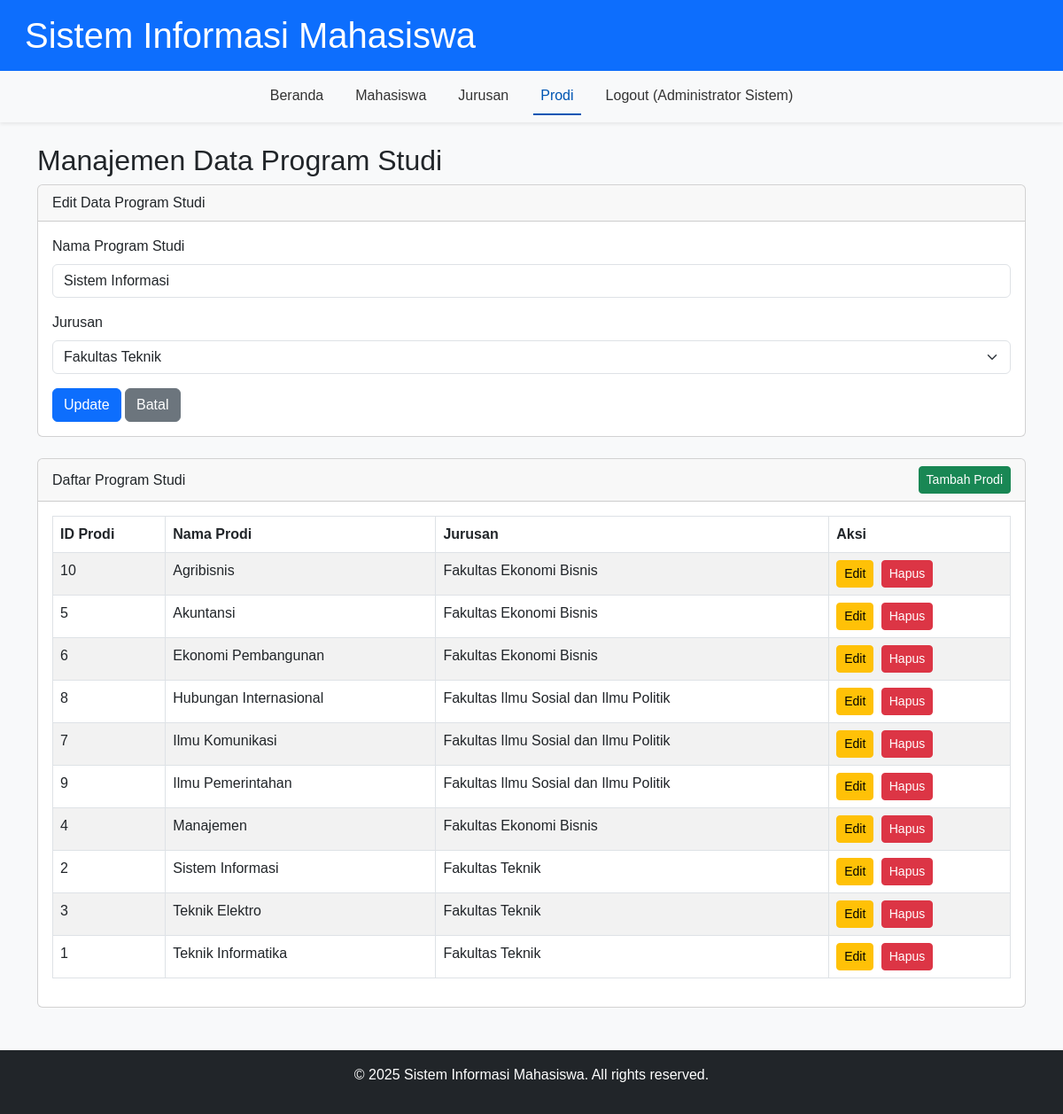
The page /prodi.php?action=edit&id=2 (signed in) on the database its author committed.
### tables this page shows
CREATE TABLE `users` (
  `userId` varchar(30) NOT NULL,
  `passw` varchar(100) NOT NULL,
  `nama` varchar(50) NOT NULL
);

CREATE TABLE `prodi` (
  `id_prodi` int(2) NOT NULL,
  `nama_prodi` varchar(40) NOT NULL,
  `id_jurusan` int(2) NOT NULL
);

CREATE TABLE `jurusan` (
  `id_jurusan` int(2) NOT NULL,
  `nama_jurusan` varchar(100) NOT NULL
);

### functions.php (called while the page is built, shortened)
<?php
function sanitize_input($conn, $data) {
    $data = trim($data);
    $data = stripslashes($data);
    $data = htmlspecialchars($data);
    return $conn->real_escape_string($data);
}
function is_logged_in() {
    return isset($_SESSION['user_id']);
}
function get_current_user_name() {
    global $conn;
    if (is_logged_in()) {
        $stmt = $conn->prepare("SELECT nama FROM users WHERE userId = ?");
        $stmt->bind_param("s", $_SESSION['user_id']);
        $stmt->execute();
        $result = $stmt->get_result();
        if ($result->num_rows === 1) {
            $row = $result->fetch_assoc();
            return $row['nama'];
        }
    }
    return 'Tamu';
}
?>

### prodi.php (the view, shortened to what this page needs)
<?php
include 'config.php';
include 'functions.php';
include 'header.php';
$action = isset($_GET['action']) ? sanitize_input($conn, $_GET['action']) : 'read';
$jurusan_list = [];
$result_jurusan = $conn->query("SELECT id_jurusan, nama_jurusan FROM jurusan ORDER BY nama_jurusan");
while ($row = $result_jurusan->fetch_assoc()) {
    $jurusan_list[] = $row;
}
$prodi_data = [];
if ($action === 'edit') {
    $id_prodi_edit = (int)$_GET['id'];
    $stmt = $conn->prepare("SELECT * FROM prodi WHERE id_prodi = ?");
    $stmt->bind_param("i", $id_prodi_edit);
    $stmt->execute();
    $result = $stmt->get_result();
    if ($result->num_rows === 1) {
        $prodi_data = $result->fetch_assoc();
    } else {
        $message = "Data program studi tidak ditemukan.";
        $message_type = "danger";
        $action = 'read';
    }
}
?>
<h2>Manajemen Data Program Studi</h2>
<?php if ($action === 'add' || $action === 'edit'): ?>
    <div class="card mb-4">
        <div class="card-header">
            <?= ($action === 'add') ? 'Tambah Data Program Studi Baru' : 'Edit Data Program Studi' ?>
        </div>
        <div class="card-body">
            <form action="prodi.php" method="POST">
                <div class="mb-3">
                    <label for="nama_prodi" class="form-label">Nama Program Studi</label>
                    <input type="text" class="form-control" id="nama_prodi" name="nama_prodi" value="<?= ($action === 'edit') ? htmlspecialchars($prodi_data['nama_prodi']) : '' ?>" required>
                </div>
                <div class="mb-3">
                    <label for="id_jurusan" class="form-label">Jurusan</label>
                    <select class="form-select" id="id_jurusan" name="id_jurusan" required>
                        <?php foreach ($jurusan_list as $jurusan): ?>
                            <option value="<?= $jurusan['id_jurusan'] ?>" <?= ($action === 'edit' && $prodi_data['id_jurusan'] == $jurusan['id_jurusan']) ? 'selected' : '' ?>>
                                <?= htmlspecialchars($jurusan['nama_jurusan']) ?>
                            </option>
                        <?php endforeach; ?>
                    </select>
                </div>
                <button type="submit" name="<?= ($action === 'add') ? 'add_prodi' : 'edit_prodi' ?>" class="btn btn-primary">
                    <?= ($action === 'add') ? 'Tambah' : 'Update' ?>
                </button>
                <a href="prodi.php" class="btn btn-secondary">Batal</a>
            </form>
        </div>
    </div>
<?php endif; ?>
<div class="card">
    <div class="card-header d-flex justify-content-between align-items-center">
        Daftar Program Studi
        <a href="prodi.php?action=add" class="btn btn-success btn-sm">Tambah Prodi</a>
    </div>
    <div class="card-body">
        <div class="table-responsive">
            <table class="table table-bordered table-striped">
                <thead>
                    <tr>
                        <th>ID Prodi</th>
                        <th>Nama Prodi</th>
                        <th>Jurusan</th>
                        <th>Aksi</th>
                    </tr>
                </thead>
                <tbody>
                    <?php
                    $sql = "SELECT p.*, j.nama_jurusan FROM prodi p JOIN jurusan j ON p.id_jurusan = j.id_jurusan ORDER BY p.nama_prodi ASC";
                    $result = $conn->query($sql);
                    if ($result->num_rows > 0) {
                        while ($row = $result->fetch_assoc()) {
                            ?>
                            <tr>
                                <td><?= htmlspecialchars($row['id_prodi']) ?></td>
                                <td><?= htmlspecialchars($row['nama_prodi']) ?></td>
                                <td><?= htmlspecialchars($row['nama_jurusan']) ?></td>
                                <td>
                                    <a href="prodi.php?action=edit&id=<?= urlencode($row['id_prodi']) ?>" class="btn btn-warning btn-sm me-1">Edit</a>
                                    <a href="prodi.php?action=delete&id=<?= urlencode($row['id_prodi']) ?>" class="btn btn-danger btn-sm" onclick="return confirm('Apakah Anda yakin ingin menghapus data ini? Semua mahasiswa yang terkait harus dihapus terlebih dahulu.');">Hapus</a>
                                </td>
                            </tr>
                            <?php
                        }
                    } else {
                        echo "<tr><td colspan='4' class='text-center'>Tidak ada data program studi.</td></tr>";
                    }
                    ?>
                </tbody>
            </table>
        </div>
    </div>
</div>
<?php
include 'footer.php';
?>

### header.php (shortened to what this page needs)
<!DOCTYPE html>
<html lang="id">
<head>
    <link href="https://cdn.jsdelivr.net/npm/bootstrap@5.3.0/dist/css/bootstrap.min.css" rel="stylesheet">
    <link rel="stylesheet" href="https://cdnjs.cloudflare.com/ajax/libs/font-awesome/6.0.0-beta3/css/all.min.css">
    <link rel="stylesheet" href="style.css">
</head>
<body>
    <header class="bg-primary text-white p-3">
        <div class="container-fluid">
            <h1 class="mb-0">Sistem Informasi Mahasiswa</h1>
        </div>
    </header>
    <nav class="navbar navbar-expand-lg navbar-light bg-light shadow-sm">
        <div class="container-fluid">
            <div class="collapse navbar-collapse" id="navbarNav">
                <ul class="navbar-nav mx-auto">
                    <li class="nav-item">
                        <a class="nav-link <?= (basename($_SERVER['PHP_SELF']) == 'dashboard.php') ? 'active' : '' ?>" href="dashboard.php">Beranda</a>
                    </li>
                    <li class="nav-item">
                        <a class="nav-link <?= (basename($_SERVER['PHP_SELF']) == 'mahasiswa.php') ? 'active' : '' ?>" href="mahasiswa.php">Mahasiswa</a>
                    </li>
                    <li class="nav-item">
                        <a class="nav-link <?= (basename($_SERVER['PHP_SELF']) == 'jurusan.php') ? 'active' : '' ?>" href="jurusan.php">Jurusan</a>
                    </li>
                    <li class="nav-item">
                        <a class="nav-link <?= (basename($_SERVER['PHP_SELF']) == 'prodi.php') ? 'active' : '' ?>" href="prodi.php">Prodi</a>
                    </li>
                    <li class="nav-item">
                        <a class="nav-link" href="logout.php">Logout (<?= get_current_user_name() ?>)</a>
                    </li>
                </ul>
            </div>
        </div>
    </nav>
    <main class="container mt-4 mb-5">

### style.css (style rules this page uses)
body { display: flex; flex-direction: column; min-height: 100vh; font-family: Arial, sans-serif; background-color: #f8f9fa; }
header { background-color: #0056b3 !important; }
.navbar-nav .nav-link { color: #333; font-weight: 500; margin: 0 10px; }
.navbar-nav .nav-link.active, .navbar-nav .nav-link:hover { color: #0056b3; border-bottom: 2px solid #0056b3; }

### rows shown on the page
users: nama "Administrator Sistem"
prodi: nama_prodi "Sistem Informasi", id_jurusan "Fakultas Teknik", id_prodi "2", id_jurusan.nama_jurusan "Fakultas Teknik"
prodi: id_prodi "10", nama_prodi "Agribisnis", id_jurusan.nama_jurusan "Fakultas Ekonomi Bisnis"
prodi: id_prodi "5", nama_prodi "Akuntansi", id_jurusan.nama_jurusan "Fakultas Ekonomi Bisnis"
prodi: id_prodi "6", nama_prodi "Ekonomi Pembangunan", id_jurusan.nama_jurusan "Fakultas Ekonomi Bisnis"
prodi: id_prodi "8", nama_prodi "Hubungan Internasional", id_jurusan.nama_jurusan "Fakultas Ilmu Sosial dan Ilmu Politik"
prodi: id_prodi "7", nama_prodi "Ilmu Komunikasi", id_jurusan.nama_jurusan "Fakultas Ilmu Sosial dan Ilmu Politik"
prodi: id_prodi "9", nama_prodi "Ilmu Pemerintahan", id_jurusan.nama_jurusan "Fakultas Ilmu Sosial dan Ilmu Politik"
prodi: id_prodi "4", nama_prodi "Manajemen", id_jurusan.nama_jurusan "Fakultas Ekonomi Bisnis"
prodi: id_prodi "3", nama_prodi "Teknik Elektro", id_jurusan.nama_jurusan "Fakultas Teknik"
prodi: id_prodi "1", nama_prodi "Teknik Informatika", id_jurusan.nama_jurusan "Fakultas Teknik"
